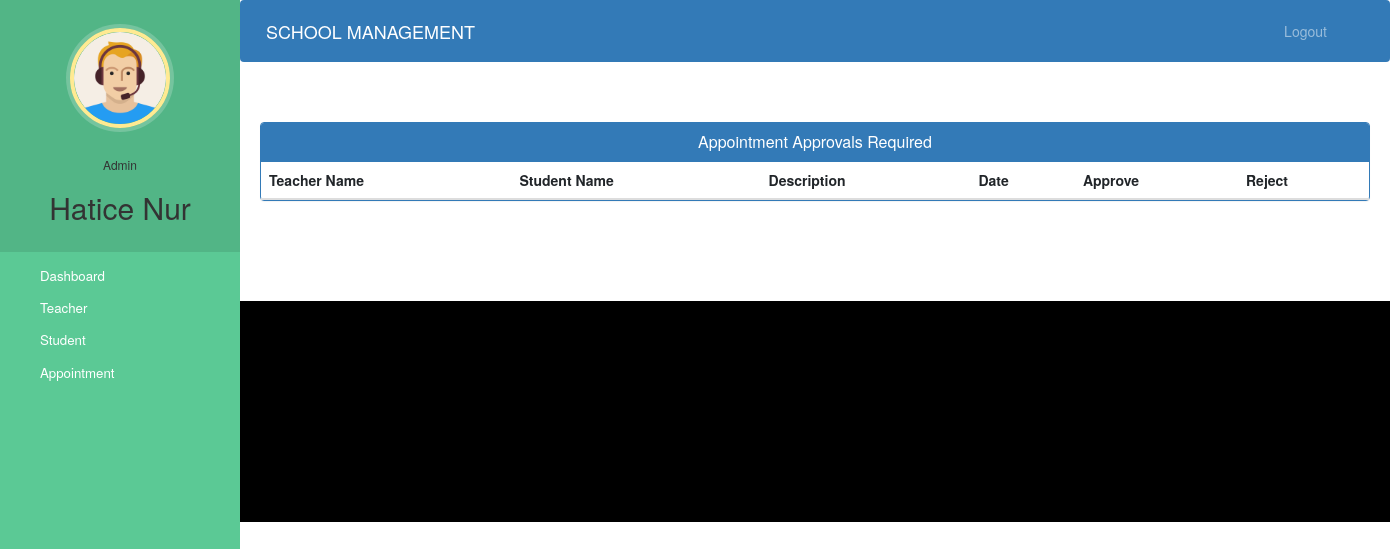
Before: /admin-approve-appointment (signed in) with the older database file.
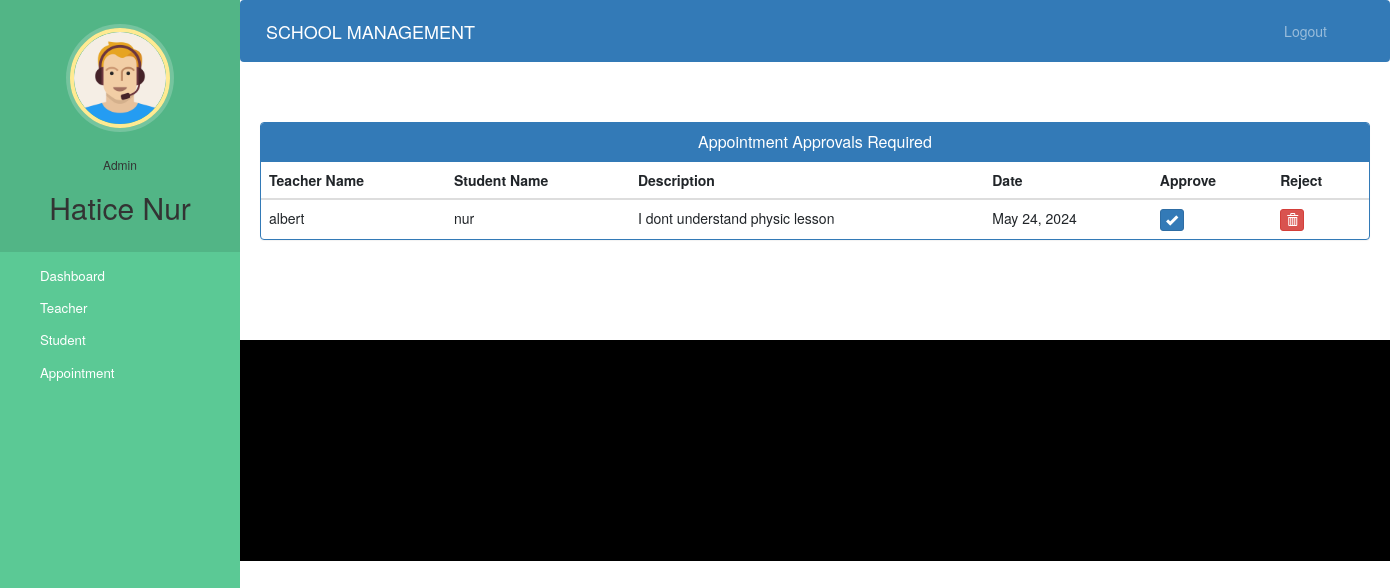
After: the same page with the newer database file.
### school/models.py (models this page shows)
class Appointment(models.Model):
    studentId=models.PositiveIntegerField(null=True)
    teacherId=models.PositiveIntegerField(null=True)
    studentName=models.CharField(max_length=40,null=True)
    teacherName=models.CharField(max_length=40,null=True)
    appointmentDate=models.DateField(auto_now=True)
    description=models.TextField(max_length=500)
    status=models.BooleanField(default=False)

### school/views.py (the view)
# urls.py: path('admin-approve-appointment', views.admin_approve_appointment_view,name='admin-approve-appointment'),
@login_required(login_url='adminlogin')
@user_passes_test(is_admin)
def admin_approve_appointment_view(request):
    appointments=models.Appointment.objects.all().filter(status=False)
    return render(request,'school/admin_approve_appointment.html',{'appointments':appointments})

### school/views.py (called while the page is built)
def is_admin(user):
    return user.groups.filter(name='ADMIN').exists()

### templates/school/admin_approve_appointment.html (shortened to what this page needs)
{% extends 'school/admin_base.html' %}
{% block content %}
<head>
  <link href="//netdna.bootstrapcdn.com/bootstrap/3.0.0/css/bootstrap.min.css" rel="stylesheet" id="bootstrap-css">
</head>
<div class="container">
  <div class="panel panel-primary">
    <div class="panel-heading">
      <h6 class="panel-title">Appointment Approvals Required</h6>
    </div>
    <table class="table table-hover" id="dev-table">
      <thead>
        <tr>
          <th>Teacher Name</th>
          <th>Student Name</th>
          <th>Description</th>
          <th>Date</th>
          <th>Approve</th>
          <th>Reject</th>
        </tr>
      </thead>
      {% for a in appointments %}
      <tr>
        <td> {{a.teacherName}}</td>
        <td>{{a.studentName}}</td>
        <td>{{a.description}}</td>
        <td>{{a.appointmentDate}}</td>
        <td><a class="btn btn-primary btn-xs" href="{% url 'approve-appointment' a.id  %}"><span class="glyphicon glyphicon-ok"></span></a></td>
        <td><a class="btn btn-danger btn-xs" href="{% url 'reject-appointment' a.id  %}"><span class="glyphicon glyphicon-trash"></span></a></td>
      </tr>
      {% endfor %}
    </table>
  </div>
</div>
{% endblock content %}

### templates/school/admin_base.html (shortened to what this page needs)
<!DOCTYPE html>
{% load static %}
<html lang="en">
<head>
  <link rel="stylesheet" href="https://stackpath.bootstrapcdn.com/bootstrap/4.3.1/css/bootstrap.min.css">
  <link rel="stylesheet" href="https://maxcdn.bootstrapcdn.com/font-awesome/4.7.0/css/font-awesome.min.css">
  <link rel="stylesheet" href="{% static '/style.css' %}">
</head>
<body>
  <nav class="menu" tabindex="0">
    <header class="avatar">
      <img src="{% static "images/adminpropic.png" %}" />
      <br><br>
      <h6>Admin</h6>
      <h2>{{request.user.first_name}}</h2>
    </header>
    <ul>
      <li tabindex="0" class="icon-dashboard"> <a style="color:white; text-decoration:none;" href="/admin-dashboard"><span>Dashboard</span></a> </li>
      <li tabindex="0" class="icon-customers"> <a style="color:white; text-decoration:none;" href="/admin-teacher"><span>Teacher</span></a></li>
      <li tabindex="0" class="icon-users"> <a style="color:white; text-decoration:none;" href="/admin-student"><span>Student</span></a></li>
      <li tabindex="0" class="icon-calendar"> <a style="color:white; text-decoration:none;" href="/admin-appointment"><span>Appointment</span></a></li>
    </ul>
  </nav>
  <main>
    <div class="bs-example">
      <nav class="navbar navbar-expand-md  navbar-dark fixed-top" style="background:#337AB7;">
        <a href="/admin-dashboard" class="navbar-brand">SCHOOL MANAGEMENT</a>
        <div class="collapse navbar-collapse justify-content-between" id="navbarCollapse">
          <div class="navbar-nav" style=" margin-left: 90%;">
            <a href="/logout" class="nav-item nav-link">Logout</a>
          </div>
        </div>
      </nav>
    </div>
    <br><br>
    {% block content %}
    {% endblock content %}
    <br><br><br><br>
    <footer>
      <br>
      <div class="container">
        <div class="row">
          <div class="col-md-12 col-sm-12">
          </div>
        </div>
      </div>
    </footer>
  </main>
</body>
</html>

### static/style.css (style rules this page uses)
body { padding-left: 240px; }
main { position: relative; height: 100vh; }
.menu { background: #5bc995; height: 100vh; width: 240px; position: fixed; top: 0px; left: 0; z-index: 5; outline: none; }
.menu .avatar { background: rgba(0, 0, 0, 0.1); padding: 2em 0.5em; text-align: center; }
.menu .avatar img { width: 100px; border-radius: 50%; overflow: hidden; border: 4px solid #ffea92; box-shadow: 0 0 0 4px rgba(255, 255, 255, 0.2); }
.menu .avatar h2 { font-weight: normal; margin-bottom: 0; }
.menu ul { list-style: none; padding: 0.5em 0; margin: 0; }
.menu ul li { padding: 0.5em 1em 0.5em 3em; font-size: 0.95em; font-weight: regular; background-repeat: no-repeat; background-position: left 15px center; background-size: auto 20px; transition: all 0.15s linear; cursor: pointer; }
.menu ul li.icon-dashboard { background-image: url("http://www.entypo.com/images//gauge.svg"); }
.menu ul li.icon-customers { background-image: url("http://www.entypo.com/images//briefcase.svg"); }
.menu ul li.icon-users { background-image: url("http://www.entypo.com/images//users.svg"); }
.menu ul li.icon-calendar { background-image: url("http://www.entypo.com/images//calendar.svg"); }

### templates/school/admin_base.html (style rules this page uses)
a:link { text-decoration: none; }
a { color: white; }
footer { padding: 0px 0px 0px 0px; background-color: black; margin: 0px; }
body { padding-left: 240px; }
main { position: relative; height: 100vh; }
.menu { background: #5bc995; height: 100vh; width: 240px; position: fixed; top: 0px; left: 0; z-index: 5; outline: none; }
.menu .avatar { background: rgba(0, 0, 0, 0.1); padding: 2em 0.5em; text-align: center; }
.menu .avatar img { width: 100px; border-radius: 50%; overflow: hidden; border: 4px solid #ffea92; box-shadow: 0 0 0 4px rgba(255, 255, 255, 0.2); }
.menu .avatar h2 { font-weight: normal; margin-bottom: 0; }
.menu ul { list-style: none; padding: 0.5em 0; margin: 0; }
.menu ul li { padding: 0.5em 1em 0.5em 3em; font-size: 0.95em; font-weight: regular; background-repeat: no-repeat; background-position: left 15px center; background-size: auto 20px; transition: all 0.15s linear; cursor: pointer; }
.menu ul li.icon-dashboard { background-image: url("http://www.entypo.com/images//gauge.svg"); }
.menu ul li.icon-customers { background-image: url("http://www.entypo.com/images//briefcase.svg"); }
.menu ul li.icon-users { background-image: url("http://www.entypo.com/images//users.svg"); }
.menu ul li.icon-calendar { background-image: url("http://www.entypo.com/images//calendar.svg"); }

### templates/school/admin_approve_appointment.html (style rules this page uses)
a:link { text-decoration: none; }
h6 { text-align: center; }
.row { margin: 100px; }

Changed rows visible on the page:
added Appointment: teacherName "albert", studentName "nur", description "I dont understand physic lesson", appointmentDate "May 24, 2024"
